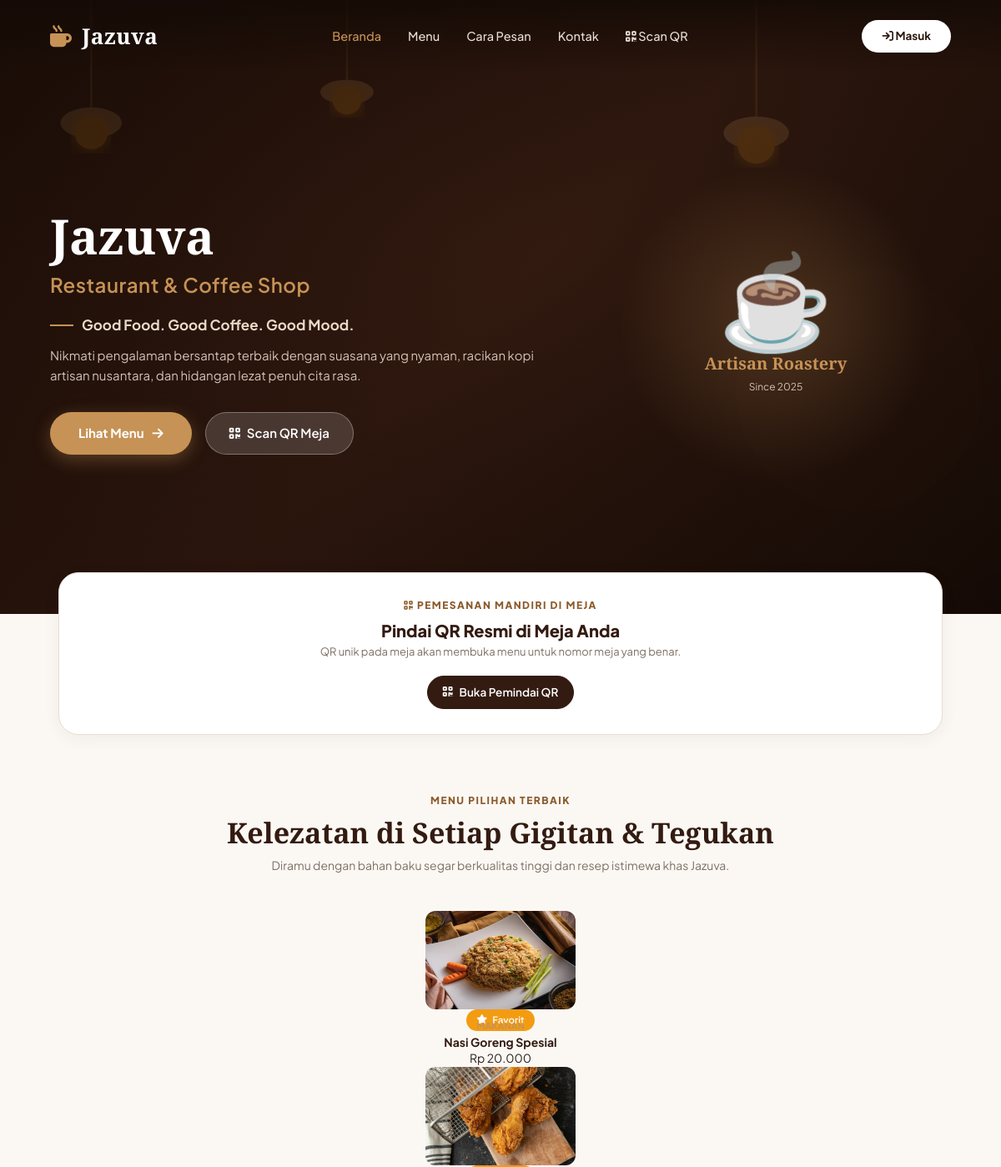
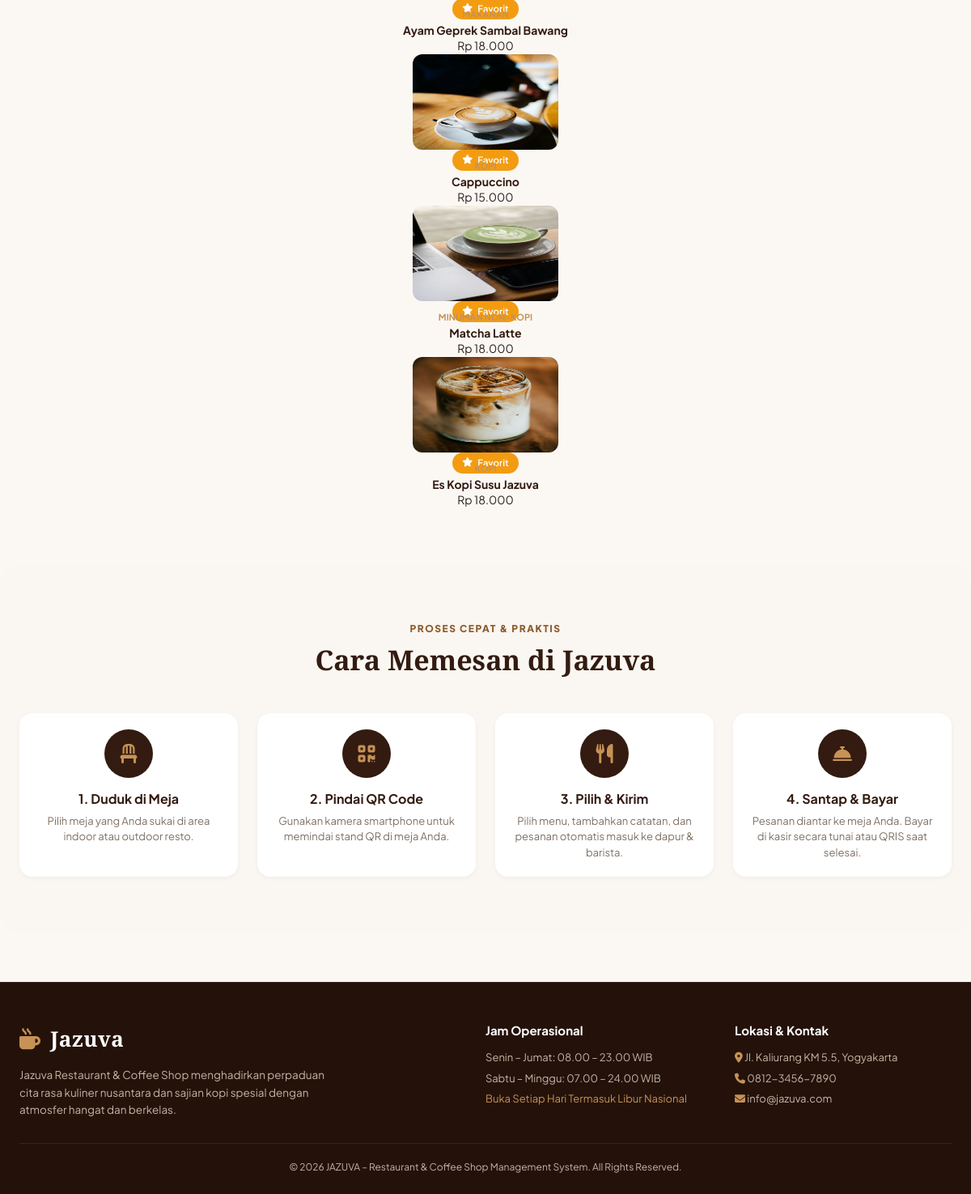
The page / on the database its author committed (2 pictures, top to bottom).
### tables this page shows
CREATE TABLE `menus` (
  `id` INT AUTO_INCREMENT PRIMARY KEY,
  `category_id` INT NOT NULL,
  `name` VARCHAR(100) NOT NULL,
  `slug` VARCHAR(100) NOT NULL UNIQUE,
  `description` TEXT NULL,
  `price` DECIMAL(12, 2) NOT NULL DEFAULT 0.00,
  `cost_price` DECIMAL(12, 2) NOT NULL DEFAULT 0.00,
  `image` VARCHAR(255) NULL,
  `is_available` TINYINT(1) DEFAULT 1,
  `is_favorite` TINYINT(1) DEFAULT 0,
  `created_at` TIMESTAMP DEFAULT CURRENT_TIMESTAMP,
  `updated_at` TIMESTAMP DEFAULT CURRENT_TIMESTAMP ON UPDATE CURRENT_TIMESTAMP,
  FOREIGN KEY (`category_id`) REFERENCES `categories` (`id`) ON DELETE CASCADE
);

CREATE TABLE `categories` (
  `id` INT AUTO_INCREMENT PRIMARY KEY,
  `name` VARCHAR(50) NOT NULL,
  `slug` VARCHAR(50) NOT NULL UNIQUE,
  `type` ENUM('makanan', 'minuman', 'dessert', 'snack') NOT NULL,
  `target_station` ENUM('kitchen', 'barista') NOT NULL DEFAULT 'kitchen',
  `icon` VARCHAR(50) DEFAULT 'utensils',
  `sort_order` INT DEFAULT 0,
  `is_active` TINYINT(1) DEFAULT 1,
  `created_at` TIMESTAMP DEFAULT CURRENT_TIMESTAMP
);

### app/Core/Security.php (called while the page is built, shortened)
<?php
final class Security
{
    public static function authenticated(): bool
    {
        return !empty($_SESSION['user_id']);
    }
}

### includes/auth.php (called while the page is built, shortened)
<?php
require_once __DIR__ . '/../app/Core/Security.php';
function isLoggedIn(): bool {
    return Security::authenticated();
}

### includes/functions.php (called while the page is built, shortened)
<?php
require_once __DIR__ . '/../app/Core/Security.php';
function formatRupiah($amount): string {
    return 'Rp ' . number_format((float)$amount, 0, ',', '.');
}

### index.php (the view, shortened to what this page needs)
<?php
require_once __DIR__ . '/includes/auth.php';
require_once __DIR__ . '/includes/functions.php';
$pdo = getDbConnection();
$stmtFav = $pdo->query("SELECT m.*, c.name as category_name
                        FROM menus m
                        JOIN categories c ON m.category_id = c.id
                        WHERE m.is_available = 1 AND m.is_favorite = 1
                        ORDER BY m.is_favorite DESC, m.id ASC LIMIT 6");
$favoriteMenus = $stmtFav->fetchAll();
$dashboardPaths = [
    'admin' => '/admin/dashboard.php',
    'cashier' => '/cashier/dashboard.php',
    'kitchen' => '/kitchen/dashboard.php',
    'barista' => '/barista/dashboard.php',
    'inventory' => '/inventory/dashboard.php'
];
$dashboardPath = $dashboardPaths[strtolower($_SESSION['role_name'] ?? '')] ?? '/index.php';
?>
<!DOCTYPE html>
<html lang="id">
<head>
  <link rel="stylesheet" href="https://cdnjs.cloudflare.com/ajax/libs/font-awesome/6.5.1/css/all.min.css">
  <link rel="stylesheet" href="<?= BASE_URL ?>/assets/css/style.css">
</head>
<body>
  <header class="landing-header">
    <a href="<?= BASE_URL ?>/index.php" class="landing-brand">
      <i class="fa-solid fa-mug-hot landing-brand-icon"></i>
      <span class="landing-brand-name">Jazuva</span>
    </a>
    <nav class="landing-nav">
      <a href="#beranda" class="landing-nav-link active">Beranda</a>
      <a href="#menu" class="landing-nav-link">Menu</a>
      <a href="#cara-pesan" class="landing-nav-link">Cara Pesan</a>
      <a href="#kontak" class="landing-nav-link">Kontak</a>
      <a href="<?= BASE_URL ?>/scan.php" class="landing-nav-link"><i class="fa-solid fa-qrcode"></i> Scan QR</a>
    </nav>
    <div style="display: flex; gap: 10px;">
      <?php if (isLoggedIn()): ?>
        <a href="<?= BASE_URL . $dashboardPath ?>" class="btn-landing-login">
          <i class="fa-solid fa-gauge"></i> Dashboard (<?= htmlspecialchars($_SESSION['username'] ?? '') ?>)
        </a>
      <?php else: ?>
        <a href="<?= BASE_URL ?>/login.php" class="btn-landing-login">
          <i class="fa-solid fa-arrow-right-to-bracket"></i> Masuk
        </a>
      <?php endif; ?>
    </div>
  </header>
  <section class="hero-section" id="beranda">
    <div class="hero-content">
      <h1 class="hero-title">Jazuva</h1>
      <div class="hero-subtitle">Restaurant &amp; Coffee Shop</div>
      <div class="hero-slogan">
        Good Food. Good Coffee. Good Mood.
      </div>
      <p class="hero-desc">
        Nikmati pengalaman bersantap terbaik dengan suasana yang nyaman, racikan kopi artisan nusantara, dan hidangan lezat penuh cita rasa.
      </p>
      <div class="hero-cta">
        <a href="#menu" class="btn-hero-primary">
          <span>Lihat Menu</span>
          <i class="fa-solid fa-arrow-right"></i>
        </a>
        <a href="<?= BASE_URL ?>/scan.php" class="btn btn-secondary btn-lg" style="color: #FFFFFF; background: rgba(255,255,255,0.15); border: 1px solid rgba(255,255,255,0.3);">
          <i class="fa-solid fa-qrcode"></i> Scan QR Meja
        </a>
      </div>
    </div>
    <div class="hero-visual">
      <div class="hero-coffee-badge">
        <div style="text-align: center; color: #FAF5EE;">
          <div style="font-size: 110px; line-height: 1;">☕</div>
          <div style="font-family: 'Playfair Display', serif; font-size: 20px; font-weight: 700; margin-top: 10px; color: #C69255;">
            Artisan Roastery
          </div>
          <div style="font-size: 12px; color: #D3C2B4; margin-top: 4px;">Since 2025</div>
        </div>
      </div>
    </div>
  </section>
  <div style="max-width: 1100px; margin: 0 auto; padding: 0 20px;">
    <div class="table-picker-box">
      <div style="text-align: center;">
        <span class="section-tag"><i class="fa-solid fa-qrcode"></i> Pemesanan Mandiri di Meja</span>
        <h3 style="font-size: 20px; font-weight: 800; color: var(--color-primary);">Pindai QR Resmi di Meja Anda</h3>
        <p style="font-size: 13px; color: var(--color-text-muted); margin-top: 4px;">
          QR unik pada meja akan membuka menu untuk nomor meja yang benar.
        </p>
      </div>
      <div style="display: flex; justify-content: center; margin-top: 18px;">
        <a href="<?= BASE_URL ?>/scan.php" class="btn btn-primary">
          <i class="fa-solid fa-qrcode"></i> Buka Pemindai QR
        </a>
      </div>
    </div>
  </div>
  <section class="section-container" id="menu">
    <div class="section-header-center">
      <span class="section-tag">Menu Pilihan Terbaik</span>
      <h2 class="section-main-title">Kelezatan di Setiap Gigitan &amp; Tegukan</h2>
      <p style="font-size: 14px; color: var(--color-text-muted); margin-top: 8px;">
        Diramu dengan bahan baku segar berkualitas tinggi dan resep istimewa khas Jazuva.
      </p>
    </div>
    <div class="menu-grid featured-menu-grid">
      <?php foreach ($favoriteMenus as $item): ?>
        <div class="menu-card">
          <div class="menu-card-img-wrap">
            <img src="<?= BASE_URL ?>/uploads/menus/<?= htmlspecialchars($item['image'] ?: 'default-food.jpg') ?>"
                 alt="<?= htmlspecialchars($item['name']) ?>" class="menu-card-img"
                 onerror="this.onerror=null; this.src='<?= BASE_URL ?>/uploads/menus/default-food.jpg';">
            <?php if ($item['is_favorite']): ?>
              <span class="badge badge-menunggu menu-card-badge">
                <i class="fa-solid fa-star"></i> Favorit
              </span>
            <?php endif; ?>
          </div>
          <div class="menu-card-body">
            <div style="font-size: 11px; font-weight: 700; color: #C69255; text-transform: uppercase; margin-bottom: 2px;">
              <?= htmlspecialchars($item['category_name']) ?>
            </div>
            <h4 class="menu-card-title"><?= htmlspecialchars($item['name']) ?></h4>
            <div class="menu-card-price"><?= formatRupiah($item['price']) ?></div>
          </div>
        </div>
      <?php endforeach; ?>
    </div>
  </section>
  <section class="section-container" id="cara-pesan" style="background: #FAF6F1; border-radius: var(--radius-xl); margin-bottom: 60px;">
    <div class="section-header-center">
      <span class="section-tag">Proses Cepat &amp; Praktis</span>
      <h2 class="section-main-title">Cara Memesan di Jazuva</h2>
    </div>
    <div style="display: grid; grid-template-columns: repeat(auto-fit, minmax(240px, 1fr)); gap: 24px;">
      <div class="card" style="text-align: center; border: none;">
        <div style="width: 60px; height: 60px; background: #331B11; color: #C69255; border-radius: 50%; display: inline-flex; align-items: center; justify-content: center; font-size: 24px; margin-bottom: 16px;">
          <i class="fa-solid fa-chair"></i>
        </div>
        <h4 style="font-size: 16px; margin-bottom: 8px;">1. Duduk di Meja</h4>
        <p style="font-size: 13px; color: var(--color-text-muted);">Pilih meja yang Anda sukai di area indoor atau outdoor resto.</p>
      </div>
      <div class="card" style="text-align: center; border: none;">
        <div style="width: 60px; height: 60px; background: #331B11; color: #C69255; border-radius: 50%; display: inline-flex; align-items: center; justify-content: center; font-size: 24px; margin-bottom: 16px;">
          <i class="fa-solid fa-qrcode"></i>
        </div>
        <h4 style="font-size: 16px; margin-bottom: 8px;">2. Pindai QR Code</h4>
        <p style="font-size: 13px; color: var(--color-text-muted);">Gunakan kamera smartphone untuk memindai stand QR di meja Anda.</p>
      </div>
      <div class="card" style="text-align: center; border: none;">
        <div style="width: 60px; height: 60px; background: #331B11; color: #C69255; border-radius: 50%; display: inline-flex; align-items: center; justify-content: center; font-size: 24px; margin-bottom: 16px;">
          <i class="fa-solid fa-utensils"></i>
        </div>
        <h4 style="font-size: 16px; margin-bottom: 8px;">3. Pilih &amp; Kirim</h4>
        <p style="font-size: 13px; color: var(--color-text-muted);">Pilih menu, tambahkan catatan, dan pesanan otomatis masuk ke dapur &amp; barista.</p>
      </div>
      <div class="card" style="text-align: center; border: none;">
        <div style="width: 60px; height: 60px; background: #331B11; color: #C69255; border-radius: 50%; display: inline-flex; align-items: center; justify-content: center; font-size: 24px; margin-bottom: 16px;">
          <i class="fa-solid fa-bell-concierge"></i>
        </div>
        <h4 style="font-size: 16px; margin-bottom: 8px;">4. Santap &amp; Bayar</h4>
        <p style="font-size: 13px; color: var(--color-text-muted);">Pesanan diantar ke meja Anda. Bayar di kasir secara tunai atau QRIS saat selesai.</p>
      </div>
    </div>
  </section>
  <footer class="landing-footer" id="kontak">
    <div class="landing-footer-grid">
      <div>
        <div class="landing-brand" style="margin-bottom: 14px;">
          <i class="fa-solid fa-mug-hot landing-brand-icon"></i>
          <span class="landing-brand-name">Jazuva</span>
        </div>
        <p style="font-size: 13.5px; line-height: 1.6; max-width: 380px;">
          Jazuva Restaurant &amp; Coffee Shop menghadirkan perpaduan cita rasa kuliner nusantara dan sajian kopi spesial dengan atmosfer hangat dan berkelas.
        </p>
      </div>
      <div>
        <h4 style="color: #FFFFFF; font-size: 15px; margin-bottom: 14px;">Jam Operasional</h4>
        <p style="font-size: 13px; margin-bottom: 6px;">Senin – Jumat: 08.00 – 23.00 WIB</p>
        <p style="font-size: 13px; margin-bottom: 6px;">Sabtu – Minggu: 07.00 – 24.00 WIB</p>
        <p style="font-size: 13px; color: #C69255;">Buka Setiap Hari Termasuk Libur Nasional</p>
      </div>
      <div>
        <h4 style="color: #FFFFFF; font-size: 15px; margin-bottom: 14px;">Lokasi &amp; Kontak</h4>
        <p style="font-size: 13px; margin-bottom: 6px;"><i class="fa-solid fa-location-dot" style="color: #C69255;"></i> Jl. Kaliurang KM 5.5, Yogyakarta</p>
        <p style="font-size: 13px; margin-bottom: 6px;"><i class="fa-solid fa-phone" style="color: #C69255;"></i> 0812-3456-7890</p>
        <p style="font-size: 13px;"><i class="fa-solid fa-envelope" style="color: #C69255;"></i> info@jazuva.com</p>
      </div>
    </div>
    <div style="text-align: center; border-top: 1px solid rgba(255, 255, 255, 0.08); padding-top: 20px; font-size: 12px;">
      &copy; <?= date('Y') ?> JAZUVA – Restaurant &amp; Coffee Shop Management System. All Rights Reserved.
    </div>
  </footer>
</body>
</html>

### assets/css/style.css (style rules this page uses)
:root { --color-primary: #331B11; --color-primary-dark: #22120B; --color-primary-light: #523122; --color-accent: #8B5A2B; --color-accent-gold: #C69255; --color-accent-hover: #73471E; --color-bg-main: #FBF8F4; --color-bg-card: #FFFFFF; --color-bg-muted: #F4EDE4; --color-bg-alt: #F8F3EC; --color-border: #E8DDD2; --color-border-light: #F0E6DC; --color-text-main: #2A211B; --color-text-muted: #7E7065; --color-text-light: #A89B8F; --color-text-white: #FFFFFF; --color-status-green: #27AE60; --color-status-green-bg: #EAF8EE; --color-status-blue: #2980B9; --color-status-blue-bg: #EBF5FB; --color-status-orange: #E67E22; --color-status-orange-bg: #FEF5EB; --color-status-brown: #8B5A2B; --color-status-brown-bg: #F8EFE7; --color-status-red: #E74C3C; --color-status-red-bg: #FDEDEC; --shadow-sm: 0 2px 6px rgba(51, 27, 17, 0.04); --shadow-md: 0 4px 14px rgba(51, 27, 17, 0.07); --shadow-lg: 0 10px 25px rgba(51, 27, 17, 0.1); --shadow-card: 0 4px 20px rgba(51, 27, 17, 0.06); --radius-sm: 8px; --radius-md: 12px; --radius-lg: 16px; --radius-xl: 24px; --radius-pill: 9999px; --transition-fast: all 0.2s ease; --transition-normal: all 0.3s ease; }
* { box-sizing: border-box; margin: 0; padding: 0; }
body { font-family: 'Plus Jakarta Sans', -apple-system, BlinkMacSystemFont, 'Segoe UI', Roboto, sans-serif; background-color: var(--color-bg-main); color: var(--color-text-main); line-height: 1.5; font-size: 14px; -webkit-font-smoothing: antialiased; }
a { color: var(--color-accent); text-decoration: none; transition: var(--transition-fast); }
img { max-width: 100%; height: auto; display: block; }
h1, h2, h3, h4, h5, h6 { color: var(--color-primary); font-weight: 700; line-height: 1.25; }
.btn { display: inline-flex; align-items: center; justify-content: center; gap: 8px; padding: 9px 18px; font-size: 13.5px; font-weight: 600; border-radius: var(--radius-pill); border: 1px solid transparent; cursor: pointer; transition: var(--transition-fast); text-decoration: none; white-space: nowrap; }
.btn-primary { background-color: var(--color-primary); color: var(--color-text-white); border-color: var(--color-primary); }
.btn-secondary { background-color: var(--color-bg-muted); color: var(--color-primary); border-color: var(--color-border); }
.btn-lg { padding: 13px 28px; font-size: 15px; }
.badge { display: inline-flex; align-items: center; gap: 6px; padding: 4px 12px; font-size: 11.5px; font-weight: 600; border-radius: var(--radius-pill); }
.badge-menunggu { background-color: #F39C12; color: #FFFFFF; }
.card { background: var(--color-bg-card); border-radius: var(--radius-lg); border: 1px solid var(--color-border-light); box-shadow: var(--shadow-sm); padding: 20px; transition: var(--transition-fast); }
.featured-menu-grid .menu-card-body { align-items: center; text-align: center; }
.featured-menu-grid .menu-card-body > div:first-child { width: 100%; }
.featured-menu-grid .menu-card-title { width: 100%; text-align: center; }
.featured-menu-grid .menu-card-price { text-align: center; }

### rows shown on the page
menus: image (picture), is_favorite 1 (drawn), category.name "MAKANAN", name "Nasi Goreng Spesial", price "Rp 20.000"
menus: image (picture), is_favorite 1 (drawn), category.name "MAKANAN", name "Ayam Geprek Sambal Bawang", price "Rp 18.000"
menus: image (picture), is_favorite 1 (drawn), category.name "KOPI", name "Cappuccino", price "Rp 15.000"
menus: image (picture), is_favorite 1 (drawn), category.name "MINUMAN NON-KOPI", name "Matcha Latte", price "Rp 18.000"
menus: image (picture), is_favorite 1 (drawn), category.name "KOPI", name "Es Kopi Susu Jazuva", price "Rp 18.000"
